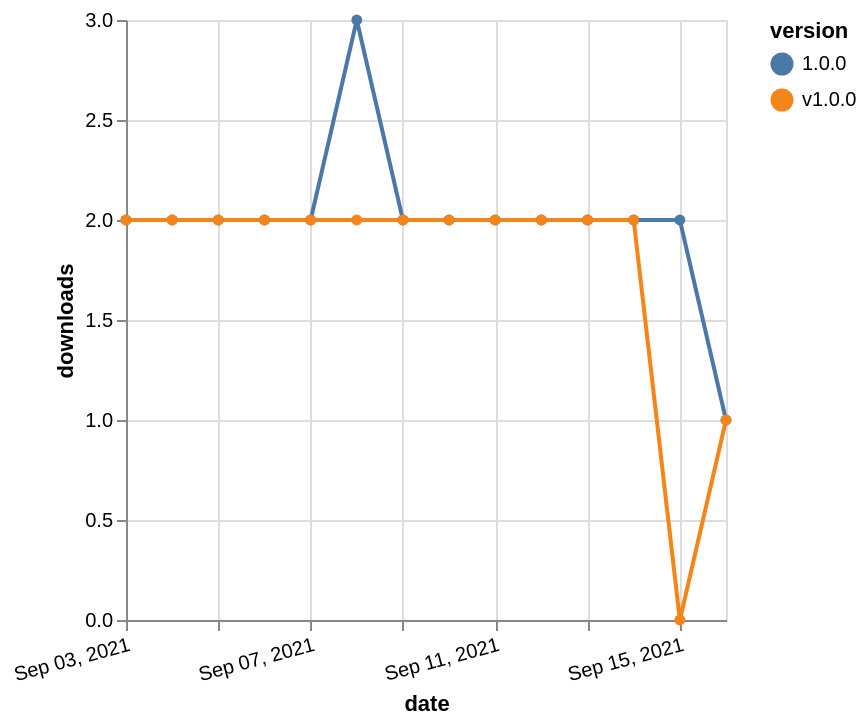

The specification (Vega-Lite) saved for this image:
### Vega-Lite specification from a JSON file in a GitHub repository (floating-point values rounded to 4 significant figures)
{"$schema": "https://vega.github.io/schema/vega-lite/v5.json", "description": "A simple bar chart with embedded data.", "data": {"values": [{"date": "2021-09-03", "total": 1614, "delta": 2, "version": "1.0.0"}, {"date": "2021-09-04", "total": 1616, "delta": 2, "version": "1.0.0"}, {"date": "2021-09-05", "total": 1618, "delta": 2, "version": "1.0.0"}, {"date": "2021-09-06", "total": 1620, "delta": 2, "version": "1.0.0"}, {"date": "2021-09-07", "total": 1622, "delta": 2, "version": "1.0.0"}, {"date": "2021-09-08", "total": 1625, "delta": 3, "version": "1.0.0"}, {"date": "2021-09-09", "total": 1627, "delta": 2, "version": "1.0.0"}, {"date": "2021-09-10", "total": 1629, "delta": 2, "version": "1.0.0"}, {"date": "2021-09-11", "total": 1631, "delta": 2, "version": "1.0.0"}, {"date": "2021-09-12", "total": 1633, "delta": 2, "version": "1.0.0"}, {"date": "2021-09-13", "total": 1635, "delta": 2, "version": "1.0.0"}, {"date": "2021-09-14", "total": 1637, "delta": 2, "version": "1.0.0"}, {"date": "2021-09-15", "total": 1639, "delta": 2, "version": "1.0.0"}, {"date": "2021-09-16", "total": 1640, "delta": 1, "version": "1.0.0"}, {"date": "2021-09-03", "total": 1628, "delta": 2, "version": "v1.0.0"}, {"date": "2021-09-04", "total": 1630, "delta": 2, "version": "v1.0.0"}, {"date": "2021-09-05", "total": 1632, "delta": 2, "version": "v1.0.0"}, {"date": "2021-09-06", "total": 1634, "delta": 2, "version": "v1.0.0"}, {"date": "2021-09-07", "total": 1636, "delta": 2, "version": "v1.0.0"}, {"date": "2021-09-08", "total": 1638, "delta": 2, "version": "v1.0.0"}, {"date": "2021-09-09", "total": 1640, "delta": 2, "version": "v1.0.0"}, {"date": "2021-09-10", "total": 1642, "delta": 2, "version": "v1.0.0"}, {"date": "2021-09-11", "total": 1644, "delta": 2, "version": "v1.0.0"}, {"date": "2021-09-12", "total": 1646, "delta": 2, "version": "v1.0.0"}, {"date": "2021-09-13", "total": 1648, "delta": 2, "version": "v1.0.0"}, {"date": "2021-09-14", "total": 1650, "delta": 2, "version": "v1.0.0"}, {"date": "2021-09-15", "total": 1650, "delta": 0, "version": "v1.0.0"}, {"date": "2021-09-16", "total": 1651, "delta": 1, "version": "v1.0.0"}]}, "width": "container", "mark": {"type": "line", "point": {"filled": true}}, "encoding": {"x": {"field": "date", "type": "temporal", "timeUnit": "yearmonthdate", "title": "date", "axis": {"labelAngle": -15}}, "y": {"field": "delta", "type": "quantitative", "title": "downloads"}, "color": {"field": "version", "type": "nominal"}, "tooltip": {"field": "delta"}}}
